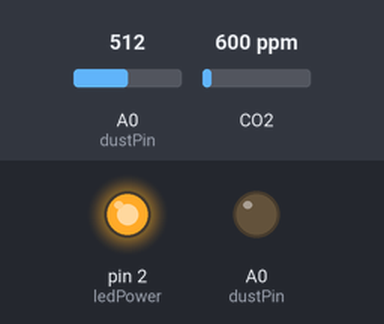
Bench run of a sketch on a simulated Arduino Uno, built with avr-gcc and run on an emulated ATmega328P. Shown: output pins drawn as LEDs (lit = HIGH). Inputs (shaded band) come from the test bench; at power-on: CO2 600 ppm, A0 (dustPin) = 512. What the sketch prints to the serial monitor is not drawn.

Above: at 1.2 s.
1.3 s: CO2 set to 1967 ppm
2.8 s: CO2 set to 2022 ppm
Timing chart, 0 to 5.8 s (numbered marks = the images above; inputs shaded):
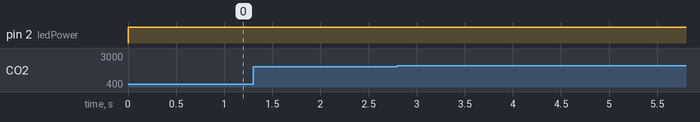

The sketch:

pollution_i2c.ino
```cpp
#include "MQ135.h"
#include "Wire.h"
int dustPin=A0;
int dustVal=0;
 int ledPower=2;
 int delayTime=280;
 int delayTime2=40;
 float offTime=9680;
const int sensorPin =A1;
int air_quality,gasSensor;
//double c;
//const char* host = "api.devicehub.net";//api.devicehub.net
 void setup()
 {

  Serial.begin(115200);
  pinMode(2, OUTPUT);//ledpower
  digitalWrite(2, 0);
  //pinMode(8, OUTPUT);
  pinMode(ledPower,OUTPUT);
  //pinMode(4, OUTPUT);
    pinMode(sensorPin, INPUT);  //Gas sensor will be an input to the arduino
     pinMode(A0, OUTPUT);//dust sensor data output0
   Wire.begin(8);                // join i2c bus with address #8
   //Wire.onReceive(receiveEvent); // register receive event
   Wire.onRequest(requestEvent); // register request event
     }

  /*MQ135 gasSensor = MQ135(A1);
   air_quality = gasSensor.getPPM();
  digitalWrite(ledPower,LOW); // power on the LED
  delayMicroseconds(delayTime);
  dustVal=analogRead(dustPin); // read the dust value via pin 5 on the sensor
  delayMicroseconds(delayTime2);
  digitalWrite(ledPower,HIGH); // turn the LED off
  delayMicroseconds(offTime);
 //delay(300);
 Serial.print("/*BEFORE LOOP STARTEDDust value=");
 Serial.println(dustVal); */

  void loop()
 {
 MQ135 gasSensor = MQ135(A1);
  air_quality = gasSensor.getPPM();
  // ledPower is any digital pin on the arduino connected to Pin 3 on the sensor
  digitalWrite(ledPower,LOW); // power on the LED
  delayMicroseconds(delayTime);
  dustVal=analogRead(dustPin); // read the dust value via pin 5 on the sensor
  delayMicroseconds(delayTime2);
  digitalWrite(ledPower,HIGH); // turn the LED off
  delayMicroseconds(offTime);
 delay(300);
   if (air_quality <= 1000)
  {
    Serial.println("Poor Air");
      }
  else if (air_quality <= 2000 && air_quality >= 1000)
  {
    Serial.println("Poor Air");
  }
  else if (air_quality >= 2000 )
  {
    Serial.println("Danger! Move to Fresh Air");
  }
   gasSensor = MQ135(A1);
   air_quality = gasSensor.getPPM();
  // ledPower is any digital pin on the arduino connected to Pin 3 on the sensor
  digitalWrite(ledPower,LOW); // power on the LED
  delayMicroseconds(delayTime);
  dustVal=analogRead(dustPin); // read the dust value via pin 5 on the sensor
  delayMicroseconds(delayTime2);
  digitalWrite(ledPower,HIGH); // turn the LED off
  delayMicroseconds(offTime);
 delay(300);
 Serial.println(dustVal);
 }
 void requestEvent()
 // function that executes whenever data is requested from master
 {
   Wire.write("Air pollution monitoring");//send string on request
      while (0 < Wire.available())
   {
     air_quality= Wire.write(10); // receive byte as a character
        Serial.print("Air quality=");         // print the characte
       Serial.println(air_quality);         // print the character
      gasSensor = Wire.write(10); // receive byte as a character
      Serial.print("Gas sensors=");         // print the characte
       Serial.println(gasSensor);         // print the character
   }
 }
  /*void receiveEvent(int howMany)
  {// function that executes whenever data is received from master
   while (0 < Wire.available())
   {
     air_quality= Wire.read(); // receive byte as a character
      char c=char(air_quality);
       Serial.print("Value of c=");         // print the characte
       Serial.println(c);         // print the character
      gasSensor = Wire.read(); // receive byte as a character
      char d=char(dustVal);
     Serial.print("Value of d=");         // print the characte
       Serial.println(d);         // print the character
     }*/
```
